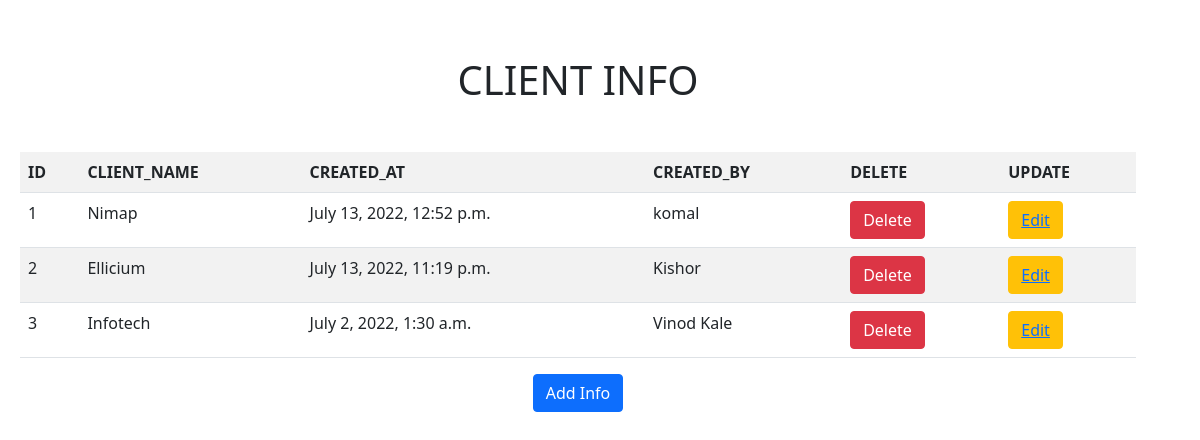
The app's page /info/ with its own data.
### infoapp/models.py (models this page shows)
class clientinfo(models.Model):
    client_id=models.PositiveIntegerField()
    client_name=models.CharField(max_length=100)
    created_at=models.DateTimeField(default=datetime.datetime.now)
    created_by=models.CharField(max_length=100)

### infoapp/views.py (the view)
# urls.py: path('info/',views.info,name='info'),
def info(request):
    pi=clientinfo.objects.all()
    return render(request,'info.html',{'pi':pi})

### infoapp/templates/info.html (shortened to what this page needs)
<!DOCTYPE html>
<html lang="en">
<head>
    <link href="https://cdn.jsdelivr.net/npm/bootstrap@5.0.2/dist/css/bootstrap.min.css" rel="stylesheet">
</head>
<body>
    <div class="container m-2">
        <div class="row">
            <div class="col">
                <h1 class="text-center m-5">CLIENT INFO</h1>
                <table class="table table-striped">
                    <tr>
                        <th>ID</th>
                        <th>CLIENT_NAME</th>
                        <th>CREATED_AT</th>
                        <th>CREATED_BY</th>
                        <th>DELETE</th>
                        <th>UPDATE</th>
                    </tr>
                    {% for i in pi %}
                    <tr>
                        <td>{{i.client_id}}</td>
                        <td>{{i.client_name}}</td>
                        <td>{{i.created_at}}</td>
                        <td>{{i.created_by}}</td>
                    <td>
                     <form action="{% url 'delete' i.id %}" method="post">
                        <button type="submit" class="btn btn-danger">Delete</button>
                     </form>
                    </td>
                    <td>
                        <form action="{% url 'update' i.id %}" method="post">
                      <button type="submit" class="btn btn-warning"><a href="{% url 'update' i.id %}">Edit</a></button>
                        </form>
                    </td>
                    </tr>
                  {% endfor %}
                </table>
           </div>
           <div class="text-center">
           <a href="{% url 'index' %}"><span class="btn btn-primary">Add Info</span></a>
           </div>
        </div>
    </div>
</body>
</html>

### records on screen
clientinfo: client_id "1", client_name "Nimap", created_at "July 13, 2022, 12:52 p.m.", created_by "komal"
clientinfo: client_id "2", client_name "Ellicium", created_at "July 13, 2022, 11:19 p.m.", created_by "Kishor"
clientinfo: client_id "3", client_name "Infotech", created_at "July 2, 2022, 1:30 a.m.", created_by "Vinod Kale"
